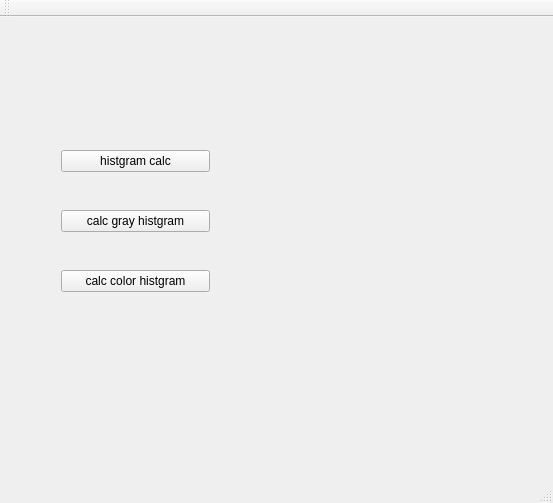
<?xml version="1.0" encoding="UTF-8"?>
<ui version="4.0">
 <class>MainWindow</class>
 <widget class="QMainWindow" name="MainWindow">
  <property name="geometry">
   <rect>
    <x>0</x>
    <y>0</y>
    <width>553</width>
    <height>503</height>
   </rect>
  </property>
  <property name="windowTitle">
   <string>MainWindow</string>
  </property>
  <widget class="QWidget" name="centralWidget">
   <widget class="QWidget" name="">
    <property name="geometry">
     <rect>
      <x>50</x>
      <y>90</y>
      <width>171</width>
      <height>231</height>
     </rect>
    </property>
    <layout class="QVBoxLayout" name="verticalLayout">
     <item>
      <widget class="QPushButton" name="pushButton">
       <property name="text">
        <string>histgram calc</string>
       </property>
      </widget>
     </item>
     <item>
      <widget class="QPushButton" name="pushButton_2">
       <property name="text">
        <string>calc gray histgram</string>
       </property>
      </widget>
     </item>
     <item>
      <widget class="QPushButton" name="pushButton_3">
       <property name="text">
        <string>calc color histgram</string>
       </property>
      </widget>
     </item>
    </layout>
   </widget>
  </widget>
  <widget class="QMenuBar" name="menuBar">
   <property name="geometry">
    <rect>
     <x>0</x>
     <y>0</y>
     <width>553</width>
     <height>22</height>
    </rect>
   </property>
  </widget>
  <widget class="QToolBar" name="mainToolBar">
   <attribute name="toolBarArea">
    <enum>TopToolBarArea</enum>
   </attribute>
   <attribute name="toolBarBreak">
    <bool>false</bool>
   </attribute>
  </widget>
  <widget class="QStatusBar" name="statusBar"/>
 </widget>
 <layoutdefault spacing="6" margin="11"/>
 <resources/>
 <connections/>
</ui>
